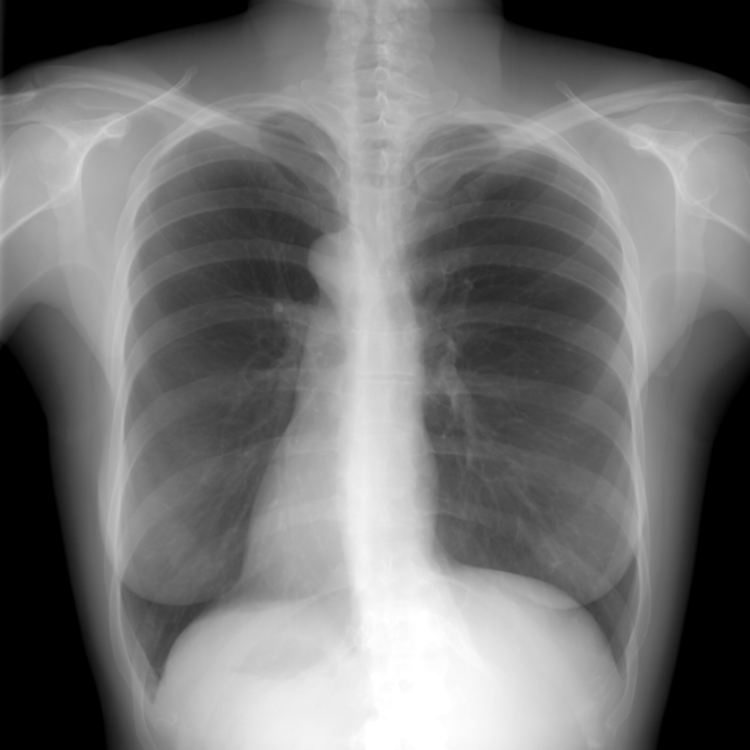
%> input picture img/REG_HE.png, 750 x 750 px
$ octave test_z_norm.m   (GNU Octave 9; MATLAB toolbox functions it lacks are replaced by stand-ins)
%> lines starting %> are read from the running program, lines starting %| are printed output that depends on the picture
### src/z_norm.m
function norm_im = z_norm(image_mat, gauss_width, gauss_sd, local_sd_thresh)
% Z_NORM Normalizes (standardizes) local (regional) image values to zero
% mean and unit variance. For significant amounts of noise, a threshold can
% be defined for regulation.
%
% NORM_IM = Z_NORM(IMAGE_MAT, GAUSS_WIDTH, GAUSS_SD, LOCAL_SD_THRESH)
% returns normalized image NORM_IM from IMAGE_MAT. IMAGE_MAT is the input
% image matrix. GAUSS_WIDTH is the length and GAUSS_SD is the standard
% deviation of the LP Gaussian kernel filter. LOCAL_SD_THRESH is the lower
% threshold for standard deviation in the image region.
%
% Author:
%   Nemanja Sakac, student
%   Faculty of Technical Sciences, University of Novi Sad
%   Novi Sad, Serbia
% Date: 2019.
% Last modified: 2021.

% Create Gaussian LP filter of width 'gauss_width' and standard deviation
% 'gauss_sd'
h = fspecial('gaussian', [1, gauss_width], gauss_sd);

% Estimate local mean value of image
loc_mean = conv2(h', h, image_mat, 'same');

% Calculate squared differences
loc_var = (image_mat - loc_mean) .^ 2;
% Estimate local variance
loc_var = conv2(h', h, loc_var, 'same');
loc_var = loc_var .* (~(loc_var < local_sd_thresh))...
    + (loc_var < local_sd_thresh) .* local_sd_thresh;

% Normalize image values
norm_im = (image_mat - loc_mean) ./ sqrt(loc_var);

### scripts/test_z_norm.m
%%
% Load images
% Reference image
ref_im = double(imread('REG_HE.png'));
%> ref_im: size 750x750 double; min 0, max 255, mean 116; mean of the top-left, top-right, bottom-left and bottom-right quarters 112.9, 110.5, 117.6, 123
% Test image
test_im = double(imread('REG_LE_05.PNG'));
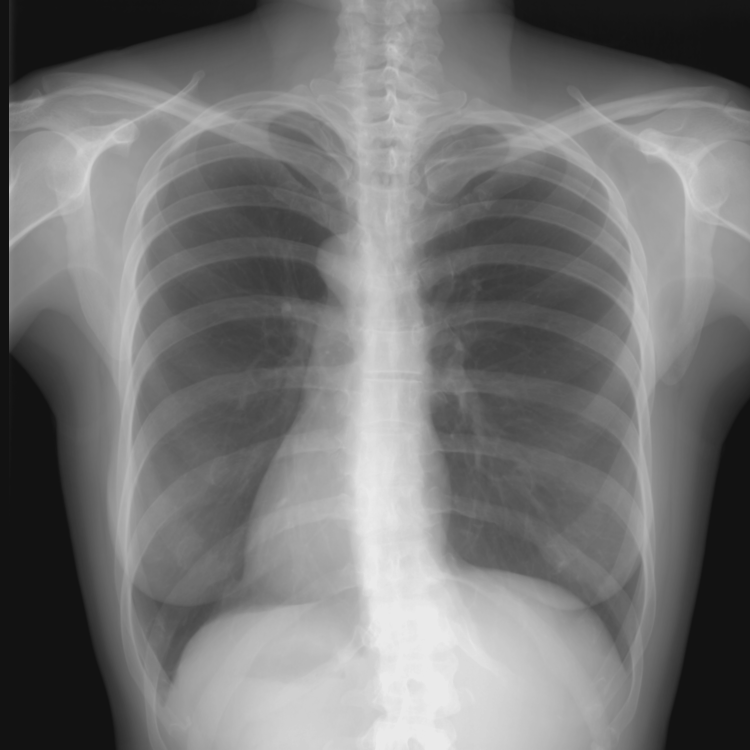
%> input picture img/REG_LE_05.PNG, 750 x 750 px
%> test_im: size 750x750 double; min 18, max 234, mean 117.4; mean of the top-left, top-right, bottom-left and bottom-right quarters 111.9, 116.3, 113.6, 127.7

%%
% Display images before preprocessing
figure
imshow(ref_im, [])
figure
imshow(test_im, [])

%%
% Extract ROI (region-of-interest)
rows = [round(0.15 * size(ref_im, 1)), round(0.85 * size(ref_im, 1))];
%> rows = [113 638]
columns = [round(0.10 * size(ref_im, 2)), round(0.90 * size(ref_im, 2))];
%> columns = [75 675]
roi = [rows; columns];
%> roi = [113 638; 75 675]

%%
% Display images after extracted ROI
figure
imshow(ref_im(rows(1):rows(2), columns(1):columns(2)), [])
figure
imshow(test_im(rows(1):rows(2), columns(1):columns(2)), [])

%%
% Local image value z-normalization - accentuate structures
% Default z-norm parameters
gauss_width = 20;
gauss_sd = 5;
thresh = 1;

norm_ref = z_norm(ref_im, gauss_width, gauss_sd, thresh);
norm_test = z_norm(test_im, gauss_width, gauss_sd, thresh);
%> call 2 of z_norm, with gauss_width = 20, gauss_sd = 5, local_sd_thresh = 1
%> in z_norm (call 2), `loc_var = conv2(h', h, loc_var, 'same');`:
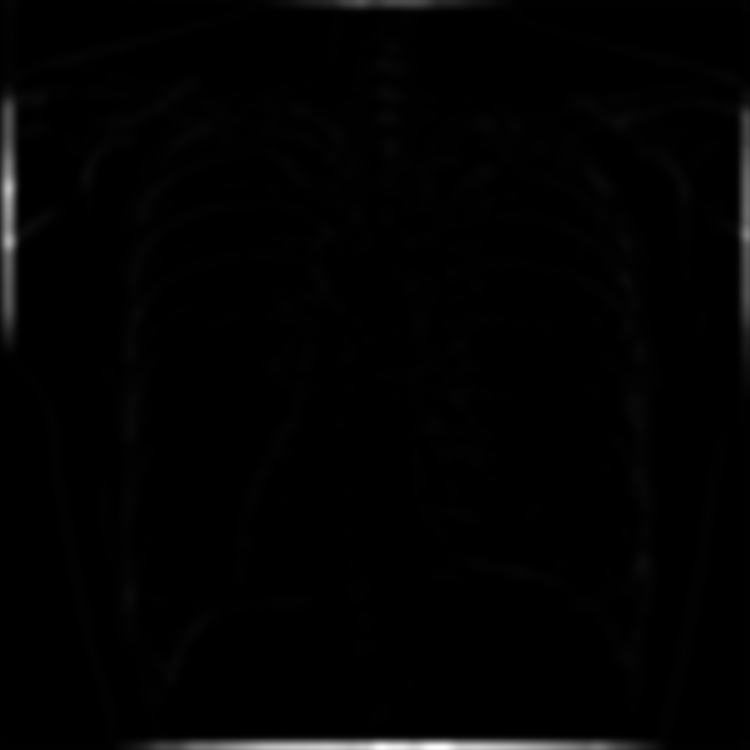
%> loc_var: size 750x750 double; min 1.82e-27, max 3010.6, mean 37.8; drawn with min black and max white

norm_ref = norm_ref(rows(1):rows(2), columns(1):columns(2));
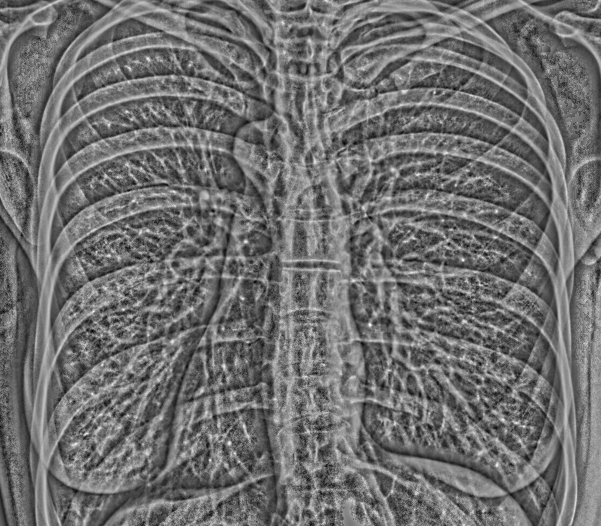
%> norm_ref: size 526x601 double; min -2.92, max 3.72, mean -0.00853; drawn with min black and max white
norm_test = norm_test(rows(1):rows(2), columns(1):columns(2));
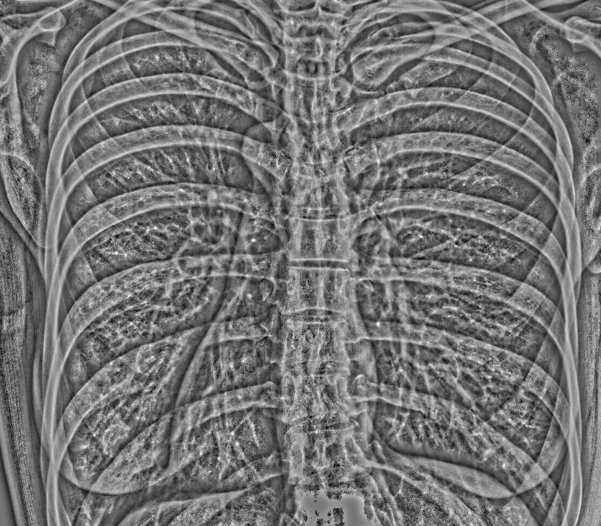
%> norm_test: size 526x601 double; min -3.03, max 3.56, mean -0.02; drawn with min black and max white


% [9 lines of commented-out code are left out]


%%
gauss_width = 20;
gauss_sd = 20;
thresh = 5;

norm_ref = z_norm(ref_im, gauss_width, gauss_sd, thresh);
%> call 3 of z_norm, with gauss_width = 20, gauss_sd = 20, local_sd_thresh = 5
%> in z_norm (call 3), `norm_im = (image_mat - loc_mean) ./ sqrt(loc_var);`:
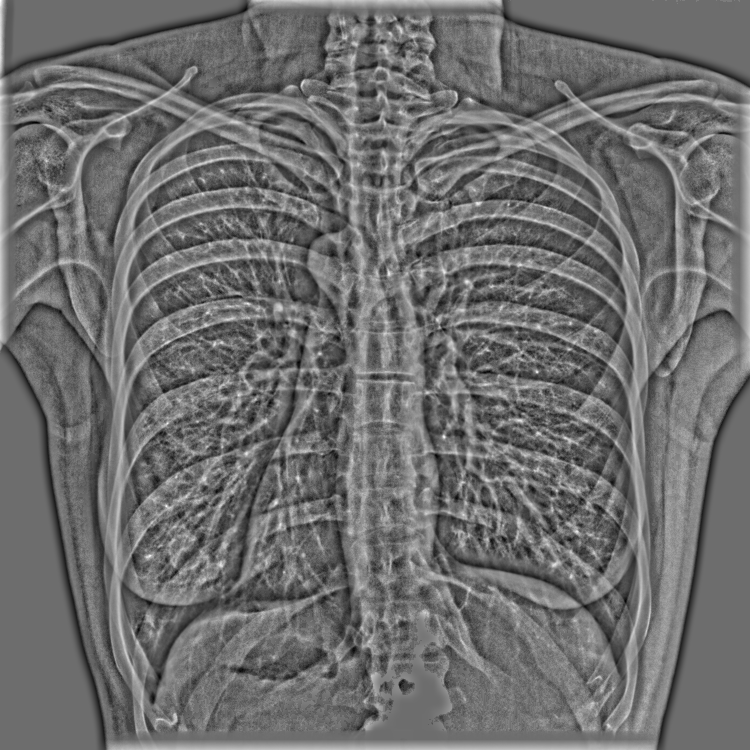
%> norm_im: size 750x750 double; min -3.09, max 4.1, mean 0.02; drawn with min black and max white
norm_test = z_norm(test_im, gauss_width, gauss_sd, thresh);
%> call 4 of z_norm, with gauss_width = 20, gauss_sd = 20, local_sd_thresh = 5
%> in z_norm (call 4), `norm_im = (image_mat - loc_mean) ./ sqrt(loc_var);`:
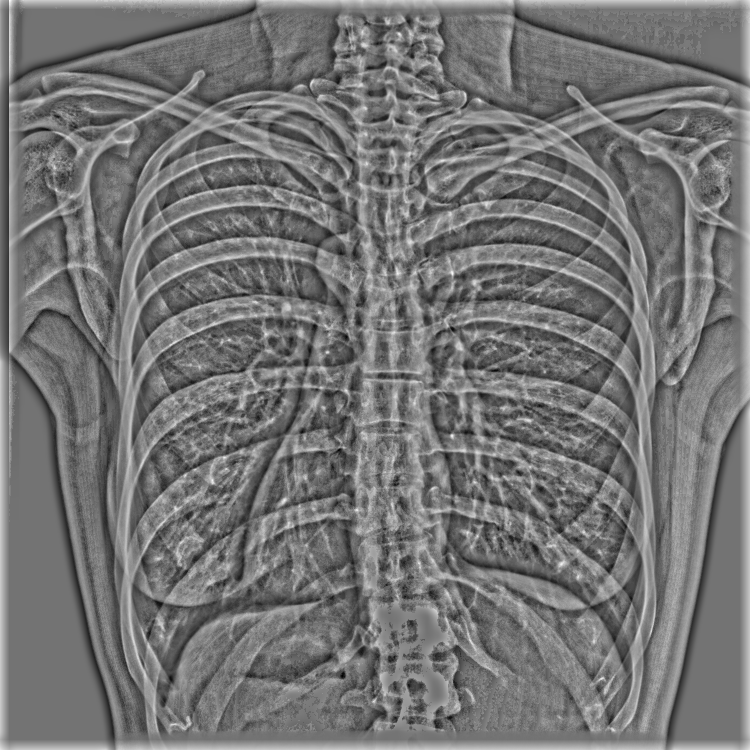
%> norm_im: size 750x750 double; min -3.21, max 3.9, mean 0.0425; drawn with min black and max white

figure
imshow(uint8(norm_ref * 255), [0, 255])
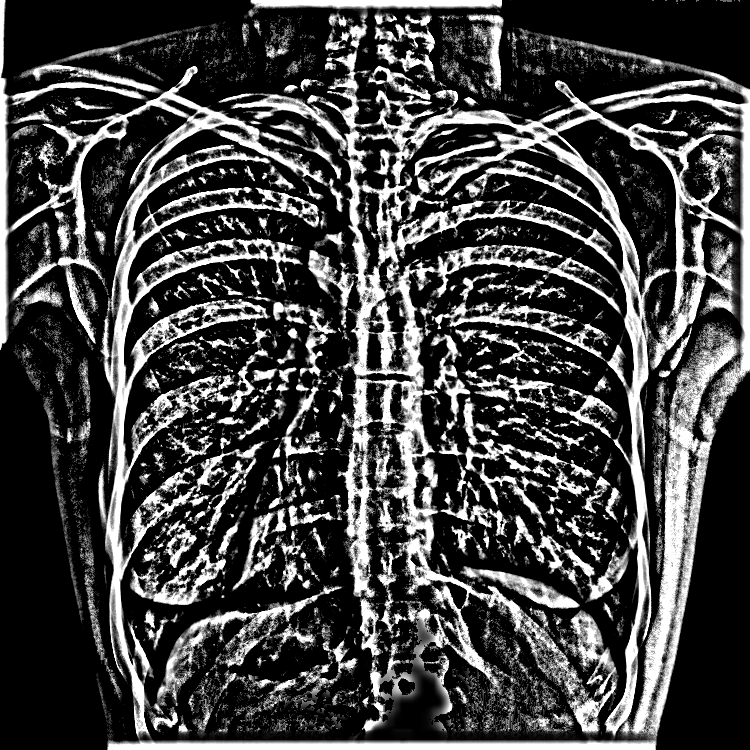
%> displayed picture: size 750x750, on the screen's scale of 0 to 255; min 0, max 255, mean 68.6
figure
imshow(norm_test, [])
